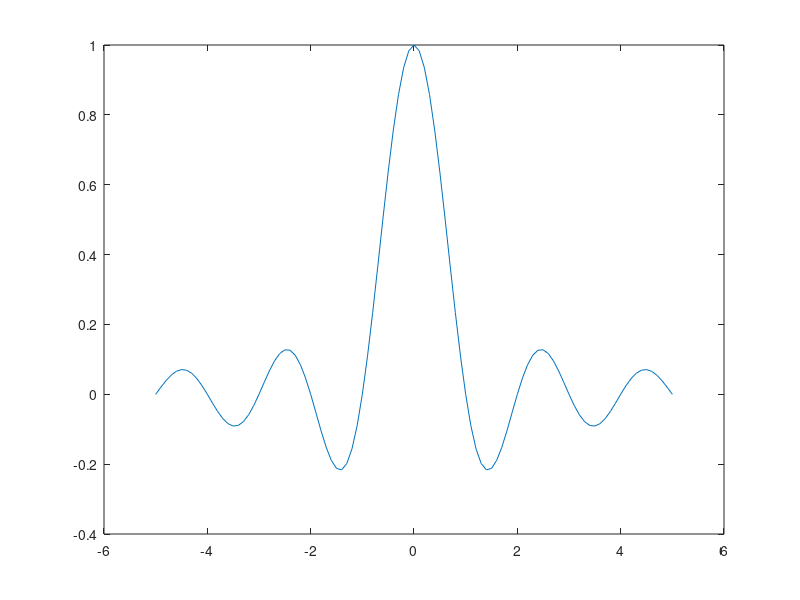
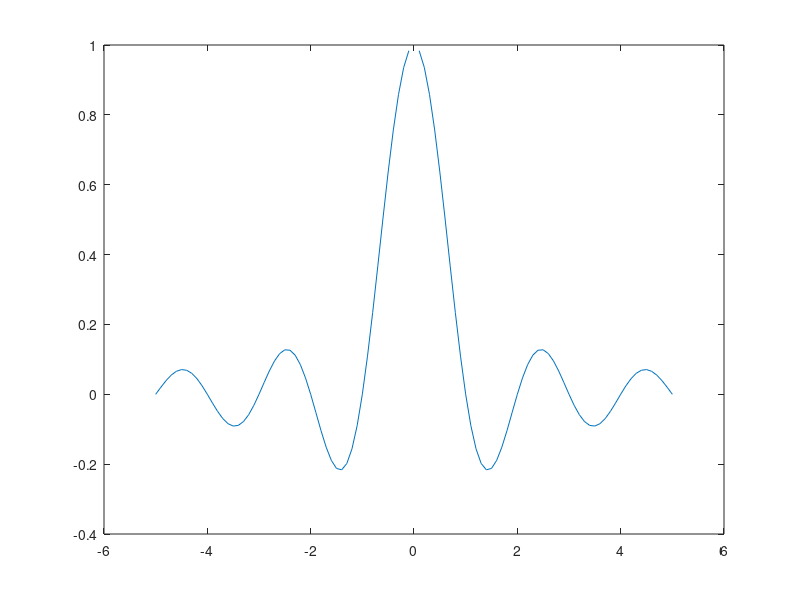
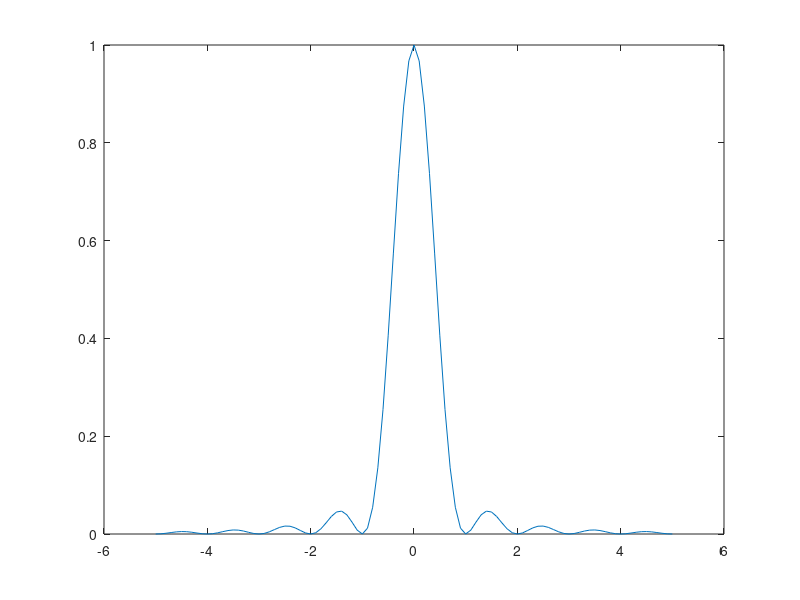
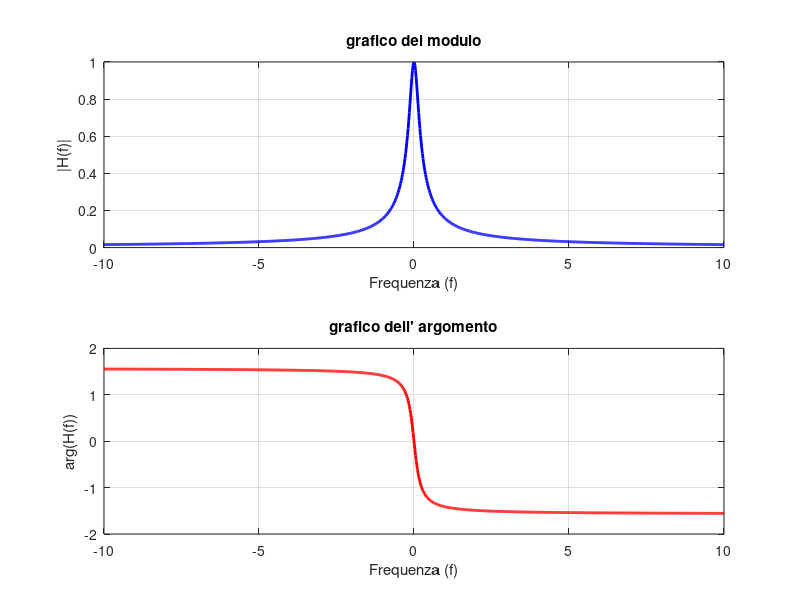

The MATLAB script that drew these images, in order:
%grafico funzione sinc(t/T)
T=1;
t=linspace(-5,5,101);
x=sinc(t./T);
figure;
plot(t,x);

%grafico funzione sinc(t/T) senza funzione

T=1;
t=linspace(-5,5,101);
x=(sin(pi * t / T) ./ (pi * t / T));
figure;
plot(t,x);


%grafico funzione sinc^2(t/T)

T=1;
t=linspace(-5,5,101);
x=sinc(t./T).^2;
figure;
plot(t,x);

%grafico di modulo e argomento
T=1
f = linspace(-10, 10, 1000);
H = T ./ (1 + 1j * 2 * pi * f * T);

modulo = abs(H);
argomento = angle(H);

% Plot Magnitude
figure;
subplot(2,1,1);
plot(f, modulo, 'b', 'LineWidth', 2);
xlabel('Frequenza (f)');
ylabel('|H(f)|');
title('grafico del modulo');
grid on;

% Plot Phase
subplot(2,1,2);
plot(f, argomento, 'r', 'LineWidth', 2);
xlabel('Frequenza (f)');
ylabel('arg(H(f))');
title("grafico dell' argomento");
grid on;